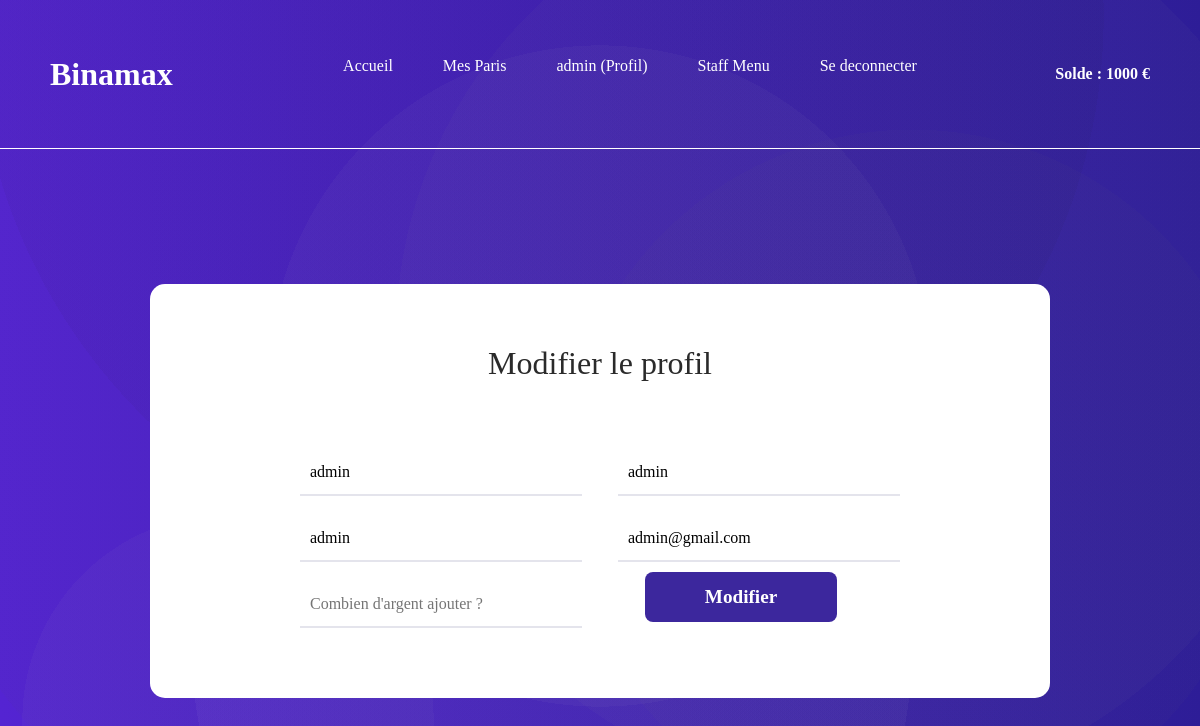
The page /modifier_utilisateurs.php?id=3 (signed in) on the database its author committed.
### tables this page shows
CREATE TABLE `utilisateurs` (
  `ID` int(11) NOT NULL,
  `username` varchar(30) DEFAULT NULL,
  `prenom` varchar(30) DEFAULT NULL,
  `nom` varchar(30) DEFAULT NULL,
  `mail` varchar(50) DEFAULT NULL,
  `mot_de_passe` varchar(255) DEFAULT NULL,
  `administrateur` tinyint(1) DEFAULT NULL,
  `argent` float DEFAULT '0'
);

### modifier_utilisateurs.php (the view, shortened to what this page needs)
<?php
require_once("header.php");
require_once("navbar.php");
?>
<link rel="stylesheet" href="Styles/edit.css">
<br>
            <section id="edit">
            <div class="container">
                <div class="title">
                    <h2>Modifier le profil</h2>
                </div>
                <?php
                    $req = $bdd->prepare("SELECT * FROM utilisateurs where id = ?");
                    $req->execute([$_GET['id']]);
                    $user = $req->fetch();
                ?>
                <form action="#" method="POST">
                    <input value="<?= $user["username"] ?>" type="text" name="username" placeholder="Votre username" required>
                    <input value="<?= $user["nom"] ?>" type="text" name="nom" placeholder="Votre nom" required>
                    <input value="<?= $user["prenom"] ?>" type="text" name="prenom" placeholder="Votre prenom" required>
                    <input value="<?= $user["mail"] ?>" type="mail" name="mail" placeholder="votre adresse mail" required>
                    <input type="number" name="argent"  placeholder="Combien d'argent ajouter ?">
                    <button type="submit" name="submit">Modifier</button>
                </form>
            </section>

### Styles/style.css (style rules this page uses)
* { margin:0; padding: 0; text-decoration: none; list-style: none; }
body { font-family: 'Poppins'; background-image: radial-gradient(circle at 19% 90%, rgba(190, 190, 190,0.04) 0%, rgba(190, 190, 190,0.04) 17%,transparent 17%, transparent 100%),radial-gradient(circle at 73% 2%, rgba(78, 78, 78,0.04) 0%, rgba(78, 78, 78,0.04) 94%,transparent 94%, transparent 100%),radial-gradient(circle at 45% 2%, rgba(18, 18, 18,0.04) 0%, rgba(18, 18, 18,0.04) 55%,transparent 55%, transparent 100%),radial-gradient(circle at 76% 60%, rgba(110, 110, 110,0.04) 0%, rgba(110, 110, 110,0.04) 34%,transparent 34%, transparent 100%),radial-gradient(circle at 68% 56%, rgba(246, 246, 246,0.04) 0%, rgba(246, 246, 246,0.04) 16%,transparent 16%, transparent 100%),radial-gradient(circle at 71% 42%, rgba(156, 156, 156,0.04) 0%, rgba(156, 156, 156,0.04) 47%,transparent 47%, transparent 100%),radial-gradient(circle at 46% 82%, rgba(247, 247, 247,0.04) 0%, rgba(247, 247, 247,0.04) 39%,transparent 39%, transparent 100%),radial-gradient(circle at 50% 47%, rgba(209, 209, 209,0.04) 0%, rgba(209, 209, 209,0.04) 45%,transparent 45%, transparent 100%),linear-gradient(90deg, rgb(84, 36, 210),rgb(44, 27, 154)); background-size: cover; background-repeat: no-repeat; background-attachment: fixed; background-position: center; overflow-x: hidden; }

### Styles/edit.css (style rules this page uses)
body { overflow-y: scroll; overflow-x: hidden; }
section#edit { padding: 100px 15px; }
section#edit .container { max-width: 900px; margin: 0px auto; display: flex; flex-direction: column; justify-content: space-between; align-items: center; padding: 60px 10px; box-sizing: border-box; border-radius: 15px; background-color: rgba(255, 255, 255); }
section#edit .container .title { text-align: center; margin-bottom: 50px; color: #2a2a2a; }
section#edit .container form { display: flex; flex-wrap: wrap; justify-content: space-between; max-width: 600px; }
section#edit .container form input { width: 47%; }
section#edit .container form input { margin-bottom: 10px; margin: 10px 0; padding: 10px; box-sizing: border-box; border : none; outline: none; border-bottom: 2px solid #e4e4ec; transition: 0.2s; }
section#edit .container form button { width: 192px; height: 50px; border-radius: 8px; border: none; background-color: #3C279D; color: white; font-weight:bold; font-size: 1.2em; cursor: pointer; outline: none; margin: 0 auto; }

### rows shown on the page
utilisateurs: username "admin", nom "admin", prenom "admin", mail "admin@gmail.com"

### other values the page prints
$_SESSION["username"] "admin"
$_SESSION["argent"] "1000"
